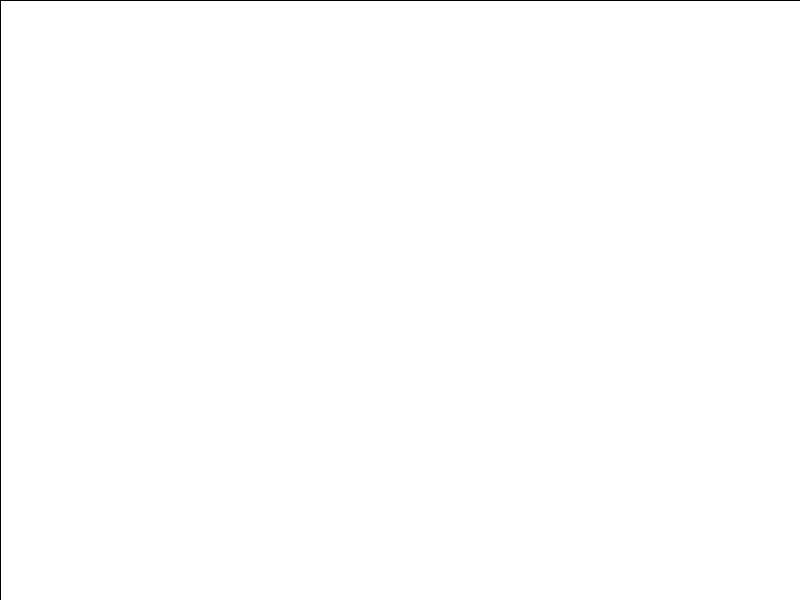
Frame 1 (no input)
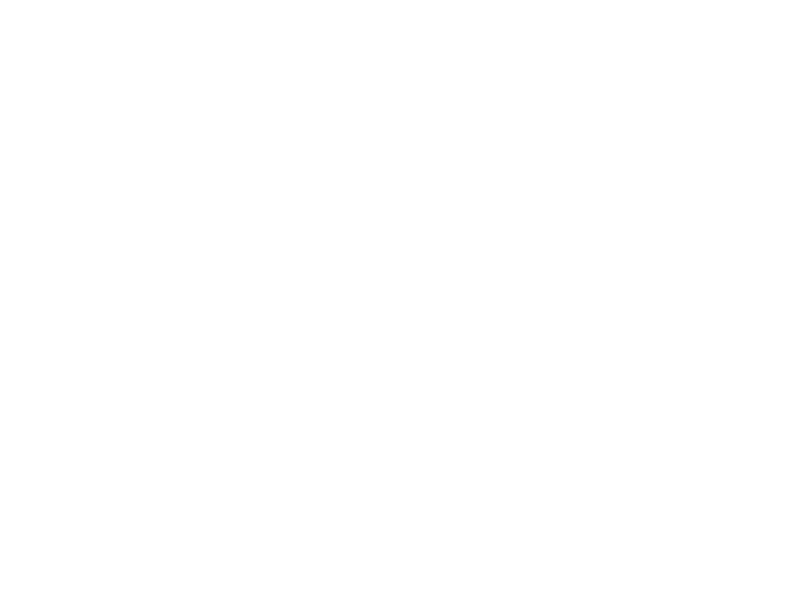
Frame 60 (the mouse pressed at the canvas centre just before this capture)
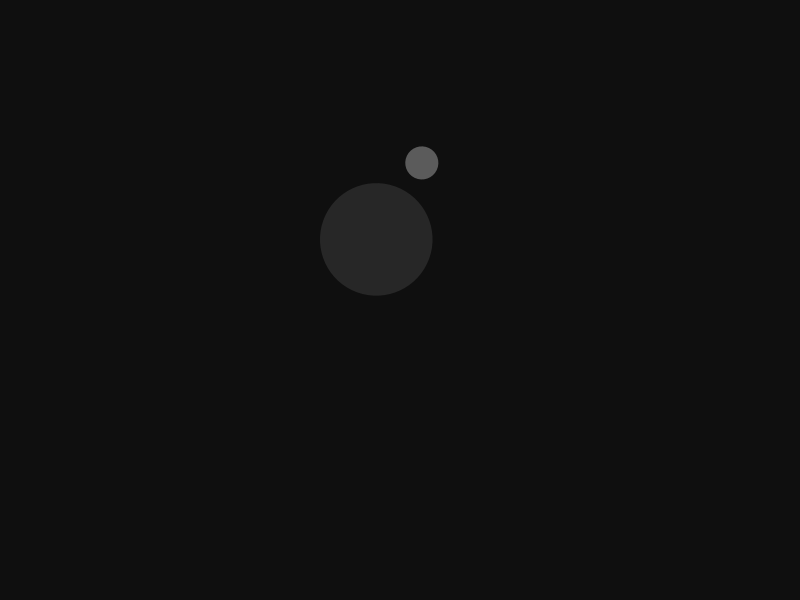
Frame 120 (the mouse held since frame 60 and released just before this capture)

The Processing sketch that drew these frames (run headless with seeded random() and noise(); from frame 60 on, the mouse is pressed at the canvas centre):

// Processing sketch: processing_45874
// ── processing_45874.pde

// PARTÍCULAS 2

//VARIABLES
float angulo;
float tamano;
float ruido= 0.00928;
float variacion;



//SETUP
void setup() {
   size(800,600);
   smooth();
   cursor (CROSS);
   background (255);
   frameRate (20);
}

//DIBUJO

void draw () {
  fill(255,255,255, random (85));
  rect(0,0, width, height);
  
  translate (mouseX, mouseY);  
  rotate(radians (angulo));
  
  variacion+= ruido;
  tamano = noise (variacion)*50;
  angulo = noise (variacion)*1260;
  
  
  
  fill(15);
    noStroke();
    ellipseMode(CENTER);
    ellipse (random(90) , random(50) , tamano*mouseY*0.00022, tamano*mouseY*0.00022);
    
     fill(15);
    noStroke();
    ellipseMode(CENTER);
    ellipse (random(150) , random(250) , tamano*mouseY*0.00091, tamano*mouseY*0.00091);
    
     fill(15);
    noStroke();
    ellipseMode(CENTER);
    ellipse (random(800) , random(60) , tamano*mouseY*0.0017, tamano*mouseY*0.0017);   
    
     fill(15);
    noStroke();
    ellipseMode(CENTER);
    ellipse (random(200) , random(60) , tamano*mouseY*0.00087, tamano*mouseY*0.00087);   
    angulo++;     
  
  
  
  
  
  //interacción
  
if ( mousePressed) {
   background(15);
   fill(random(222));
 
    noStroke();
    ellipseMode(CENTER);
    ellipse (random(90) , random(50) , tamano*mouseY*0.0022, tamano*mouseY*0.0022);
    
     fill(random(222));
 
    noStroke();
    ellipseMode(CENTER);
    ellipse (random(150) , random(250) , tamano*mouseY*0.005, tamano*mouseY*0.005);
    
      fill(random(222));
   
    noStroke();
    ellipseMode(CENTER);
    ellipse (random(800) , random(60) , tamano*mouseY*0.0007, tamano*mouseY*0.0007);   
    
     fill(random(222));

    noStroke();
    ellipseMode(CENTER);
    ellipse (random(200) , random(60) , tamano*mouseY*0.017, tamano*mouseY*0.017);   
    angulo++;     
 
 } 
}


                
